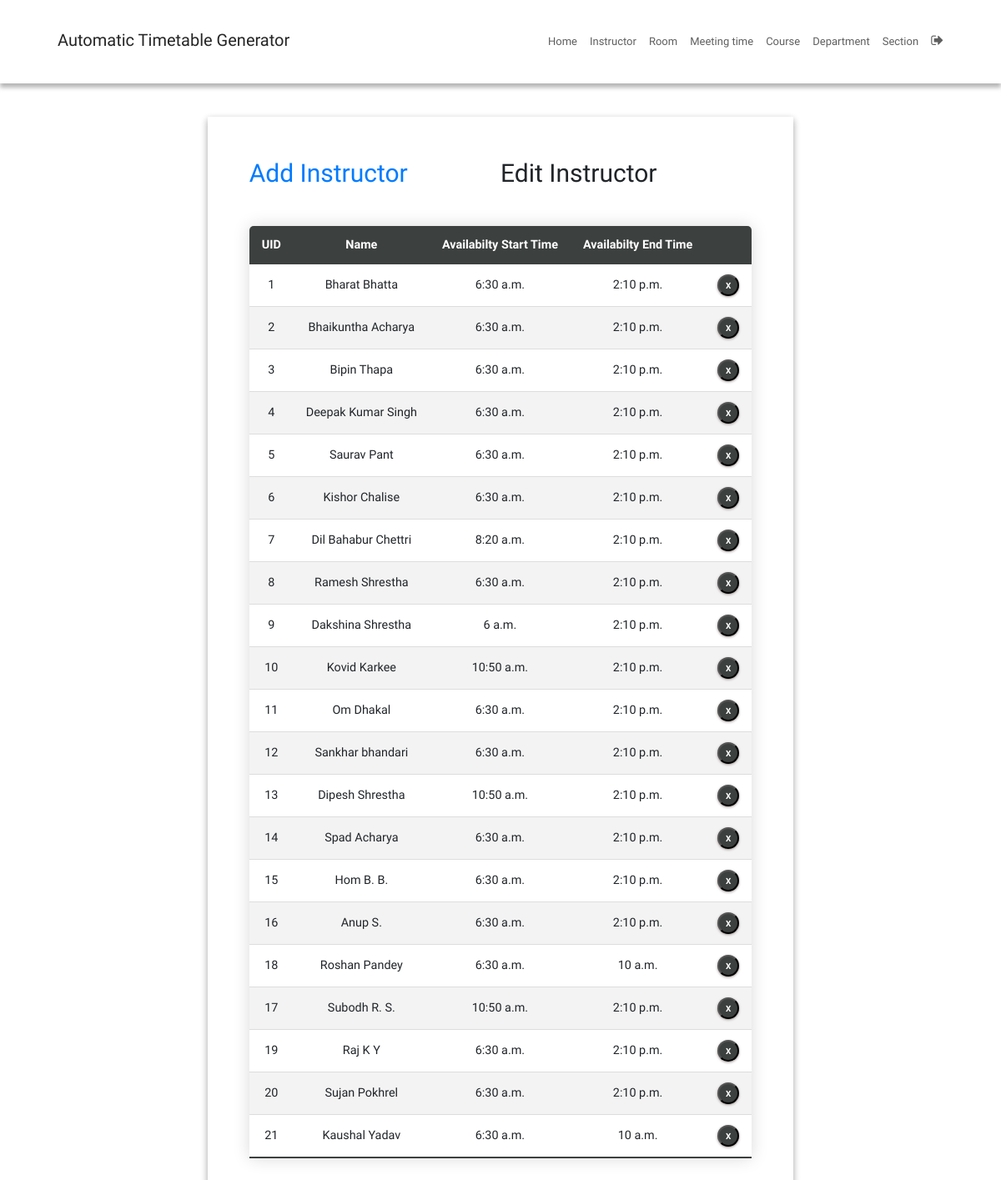
Page /instructorEdit/ (signed in) on the committed database.
### SchedulerApp/models.py (models this page shows, shortened)
class Instructor(models.Model):
    uid = models.CharField(max_length=6)
    name = models.CharField(max_length=25)
    availability_start = models.TimeField(null=True)  # Start time in 24-hour format
    availability_end = models.TimeField(null=True)    # End time in 24-hour format

### SchedulerApp/views.py (the view)
# urls.py: path('instructorEdit/', instructorEdit, name='instructorEdit'),
@login_required
def instructorEdit(request):
    context = {'instructors': Instructor.objects.all()}
    return render(request, 'instructorEdit.html', context)

### SchedulerApp/templatetags/index.py (called while the page is built)
@register.tag
def active(parser, token):
    args = token.split_contents()
    template_tag = args[0]
    if len(args) < 2:
        raise (template.TemplateSyntaxError, f'{template_tag} tag requires at least one argument')
    return NavSelectedNode(args[1:])

    def render(self, context):
        path = context['request'].path
        for p in self.patterns:
            pValue = template.Variable(p).resolve(context)
            if path == pValue:
                return 'active'
        return ''

### templates/instructorEdit.html (shortened to what this page needs)
{% extends 'base.html' %}
{% block content %}
{% load static %}
<fieldset class="fieldset">
  <div class="tablink">
    <a href="{% url 'instructorAdd'%}">
      <h1 onclick="openPage('new')" id="defaultOpen">Add Instructor</h1>
    </a>
    <h1 onclick="openPage('edit')" id="link_to_edit">Edit Instructor</h1>
  </div>
  <div class="tabcontent" id="edit">
    <table class="editTable">
      <thead>
        <tr class="table-headers">
          <th>UID</th>
          <th>Name</th>
          <th>Availabilty Start Time</th>
          <th>Availabilty End Time</th>
          <th class="empty"></th>
        </tr>
      </thead>
      <tbody>
        {% for inst in instructors %}
        <tr>
          <td>{{inst.uid}}</td>
          <td>{{inst.name}}</td>
          <td>{{inst.availability_start}}</td>
          <td>{{inst.availability_end}}</td>
          <td class="empty">
            <form action="{% url 'deleteinstructor' inst.id %}" method="post">
              <input type="submit" value="X" class="cross">
            </form>
          </td>
        </tr>
        {% endfor %}
      </tbody>
    </table>
  </div>
</fieldset>
{% endblock %}

### static/CSS/style.css (style rules this page uses)
:root { --green4: #343837; --green5: #303333; --green6: #454a49; --green7: #3c403f; --white: #fff; --grey: #aaa; --dark-grey: #444; --light-grey: #a29999; --lighter-grey: #dddddd; --lightest-grey: #f3f3f3; --box-shadow: #9e9292; }
html { font-size: 100%; box-sizing: border-box; scroll-behavior: smooth; }
html, body { margin: 0; padding: 0; width: 100vw; min-height: 100%; text-rendering: optimizeLegibility; font-family: "Quicksand", sans-serif; font-size: 62.5%; }
body { position: relative; }
a { text-decoration: none; }
fieldset { padding: 50px; border-radius: 0 0 8px 8px; background: transparent; box-shadow: rgba(0, 0, 0, 0.145) 0px 4px 8px, rgba(0, 0, 0, 0.24) 0px 3px 8px; border-top: 5px solid var(--green1); }
.fieldset { min-width: 65rem; font-size: 1.6rem; }
.tablink { display: grid; grid-template-columns: 1fr 1fr; }
.tablink h1 { color: var(--green3); padding-bottom: 2rem; cursor: pointer; font-size: 3rem; }
.tabcontent { display: grid; gap: 3rem; }
.editTable, .timetable { border-collapse: collapse; margin-top: 2rem; font-size: 0.9em; min-width: 40rem; border-radius: 5px 5px 0 0; overflow: hidden; box-shadow: 0 0 20px rgba(0, 0, 0, 0.15); text-align: center; }
.editTable thead tr, .timetable thead tr { background-color: var(--green7); color: var(--white); font-weight: bold; }
.editTable th, .editTable td, .timetable th, .timetable td { padding: 1.2rem 1.5rem; }
.editTable tbody tr, .timetable tbody tr { border-bottom: 1px solid var(--lighter-grey); }
.editTable tbody tr:nth-of-type(even), .timetable tbody tr:nth-of-type(even) { background-color: var(--lightest-grey); }
.editTable tbody tr:last-of-type, .timetable tbody tr:last-of-type { border-bottom: 2px solid var(--green7); }
.empty form { display: flex; justify-content: center; }
.cross { border-radius: 50%; font-size: 1rem; font-weight: bold; box-shadow: 0px 1px 3px 0px var(--box-shadow); padding: 4px; color: var(--white); background-color: var(--green7); cursor: pointer; width: 2.6rem; height: 2.6rem; }

### rows in the picture
Instructor: uid "1", name "Bharat Bhatta", availability_start "6:30 a.m.", availability_end "2:10 p.m."
Instructor: uid "2", name "Bhaikuntha Acharya", availability_start "6:30 a.m.", availability_end "2:10 p.m."
Instructor: uid "3", name "Bipin Thapa", availability_start "6:30 a.m.", availability_end "2:10 p.m."
Instructor: uid "4", name "Deepak Kumar Singh", availability_start "6:30 a.m.", availability_end "2:10 p.m."
Instructor: uid "5", name "Saurav Pant", availability_start "6:30 a.m.", availability_end "2:10 p.m."
Instructor: uid "6", name "Kishor Chalise", availability_start "6:30 a.m.", availability_end "2:10 p.m."
Instructor: uid "7", name "Dil Bahabur Chettri", availability_start "8:20 a.m.", availability_end "2:10 p.m."
Instructor: uid "8", name "Ramesh Shrestha", availability_start "6:30 a.m.", availability_end "2:10 p.m."
Instructor: uid "9", name "Dakshina Shrestha", availability_start "6 a.m.", availability_end "2:10 p.m."
Instructor: uid "10", name "Kovid Karkee", availability_start "10:50 a.m.", availability_end "2:10 p.m."
Instructor: uid "11", name "Om Dhakal", availability_start "6:30 a.m.", availability_end "2:10 p.m."
Instructor: uid "12", name "Sankhar bhandari", availability_start "6:30 a.m.", availability_end "2:10 p.m."
Instructor: uid "13", name "Dipesh Shrestha", availability_start "10:50 a.m.", availability_end "2:10 p.m."
Instructor: uid "14", name "Spad Acharya", availability_start "6:30 a.m.", availability_end "2:10 p.m."
Instructor: uid "15", name "Hom B. B.", availability_start "6:30 a.m.", availability_end "2:10 p.m."
Instructor: uid "16", name "Anup S.", availability_start "6:30 a.m.", availability_end "2:10 p.m."
Instructor: uid "18", name "Roshan Pandey", availability_start "6:30 a.m.", availability_end "10 a.m."
Instructor: uid "17", name "Subodh R. S.", availability_start "10:50 a.m.", availability_end "2:10 p.m."
Instructor: uid "19", name "Raj K Y", availability_start "6:30 a.m.", availability_end "2:10 p.m."
Instructor: uid "20", name "Sujan Pokhrel", availability_start "6:30 a.m.", availability_end "2:10 p.m."
Instructor: uid "21", name "Kaushal Yadav", availability_start "6:30 a.m.", availability_end "10 a.m."
